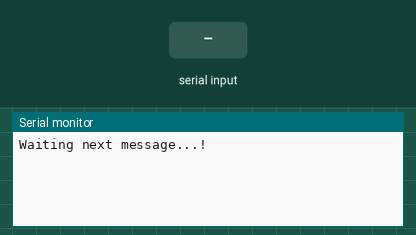
Recording of a sketch running on a simulated Arduino Uno, built with avr-gcc and run on an emulated ATmega328P. On the bench: the last lines printed to the serial monitor. Inputs (shaded band) come from the test bench.

Above: at 1.2 s.
1.3 s: "1\n" received over Serial
At 3.5 s:
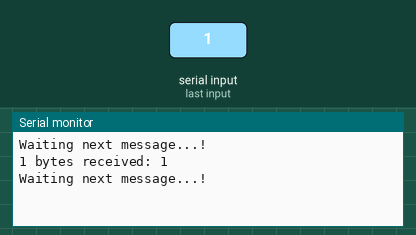
3.8 s: "0\n" received over Serial
At 5.2 s:
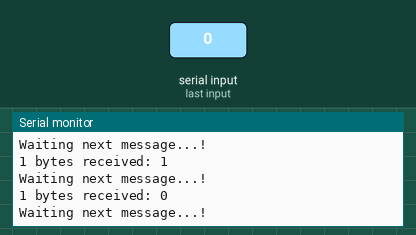
5.3 s: "2\n" received over Serial
At 7.8 s:
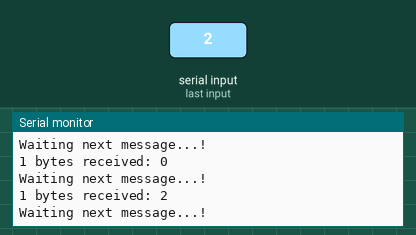

Measured:
- after the input at 1.3 s, the serial monitor: prints a new line after 1.0 s (image 1)
- after the input at 3.8 s, the serial monitor: prints a new line after 1.0 s (image 2)
- after the input at 5.3 s, the serial monitor: prints a new line after 1.0 s (image 3)

The sketch:

basicArduinoCOM2.ino
```cpp
String buffer;

void setup()
{
  Serial.begin(115200);
}
void loop()
{
  Serial.println("Waiting next message...!");
  while(Serial.available() <= 0)
  {
  }
  buffer = Serial.readString();
  buffer.remove(buffer.indexOf('\n'));
  Serial.print(buffer.length());
  Serial.print(" bytes received: ");
  Serial.println(buffer);
  Serial.flush();
}
```
